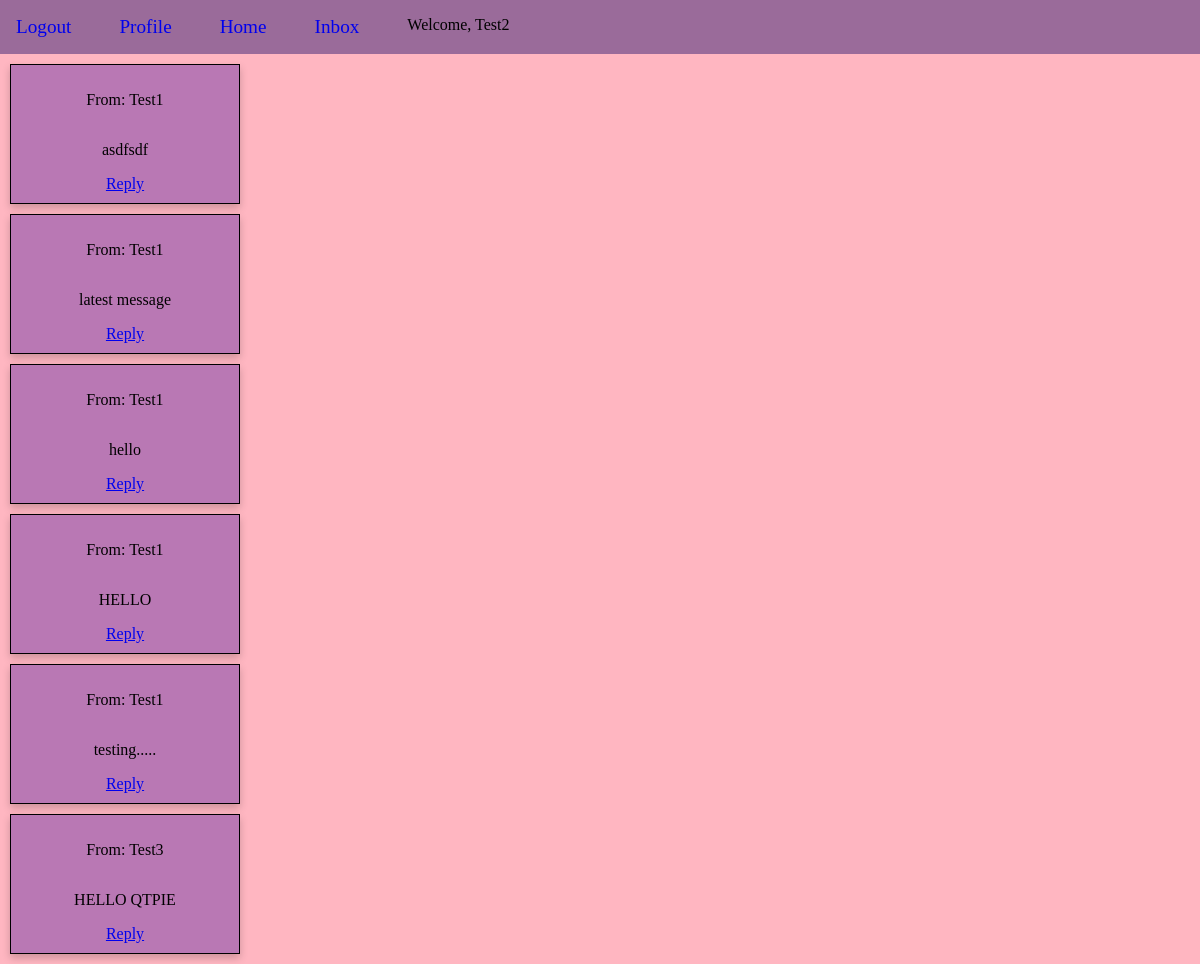
/inbox/ (signed in), run on the app's committed database.
### app/models.py (models this page shows)
class Message(models.Model):
    sender = models.ForeignKey(
        Profile, on_delete=models.CASCADE, null=True, related_name="sent_messages"
    )
    recipient = models.ForeignKey(
        Profile, on_delete=models.CASCADE, related_name="received_messages", null=True
    )
    content = models.TextField(null=True)
    status = models.BooleanField(default=False, null=True)
    received_date = models.DateTimeField(auto_now_add=True, null=True)
    parent_message = models.ForeignKey(
        "self", on_delete=models.CASCADE, null=True, blank=True, related_name="replies"
    )

class Profile(models.Model):
    user = models.OneToOneField(User, null=True, on_delete=models.CASCADE)
    first_name = models.CharField(null=True, max_length=255)
    last_name = models.CharField(null=True, max_length=255)

### app/views.py (the view)
# urls.py: path('inbox/', inbox, name='inbox'),
@login_required
def inbox(request):
    user = request.user.profile
    received_messages = Message.objects.filter(recipient=user)
    return render(request, 'inbox.html', {'received_messages': received_messages})

### app/templates/inbox.html
{% extends "base.html" %}
{% block content %}
{% for message in received_messages %}
    <div class="inboxMSGs">
        <p>From: {{ message.sender.user.username }}</p>
        <p>{{ message.content }}</p>
        <a href="{% url 'message_detail' message.id %}">Reply</a>
    </div>
{% endfor %}
{% endblock content %}

### app/templates/base.html (shortened to what this page needs)
{% load static %}
<!DOCTYPE html>
<html lang="en">
<head>
    <link rel="stylesheet" href="{% static "styles.css" %}">
</head>
<body>
    <div id="navigation_container">
        {% if user.id != None %}
            <a href="{%url 'logout'%}">Logout</a>
            <a href ="{% url 'profile'%}">Profile</a>
            <a href ="{% url 'home'%}">Home</a>
            <a href ="{% url 'inbox'%}">Inbox</a>
            <span id="bannerName">Welcome, {{user.username}}</span>
        {% endif %}
    </div>
    {% block content %}
    {% endblock content %}
</body>
</html>

### app/static/styles.css (style rules this page uses)
body { margin: 0; background-color: lightpink; }
#navigation_container { display: flex; background-color: rgb(154, 107, 154); padding: 1rem; column-gap: 3rem; }
#navigation_container > a { text-decoration: none; font-size: 1.2rem; }
.inboxMSGs { display: flex; flex-direction: column; justify-content: space-evenly; align-items: center; background-color: rgb(185, 120, 180); padding: 10px; justify-content: space-evenly; border: 1px solid black; padding: 10px; margin: 10px; box-shadow: 0 4px 8px 0 rgba(0,0,0,0.2); margin-right: 80%; }

### data on the page
Message: sender.user.username "Test1", content "asdfsdf"
Message: sender.user.username "Test1", content "latest message"
Message: sender.user.username "Test1", content "hello"
Message: sender.user.username "Test1", content "HELLO"
Message: sender.user.username "Test1", content "testing....."
Message: sender.user.username "Test3", content "HELLO QTPIE"

### other printed values
{{ user.username }} "Test2"
